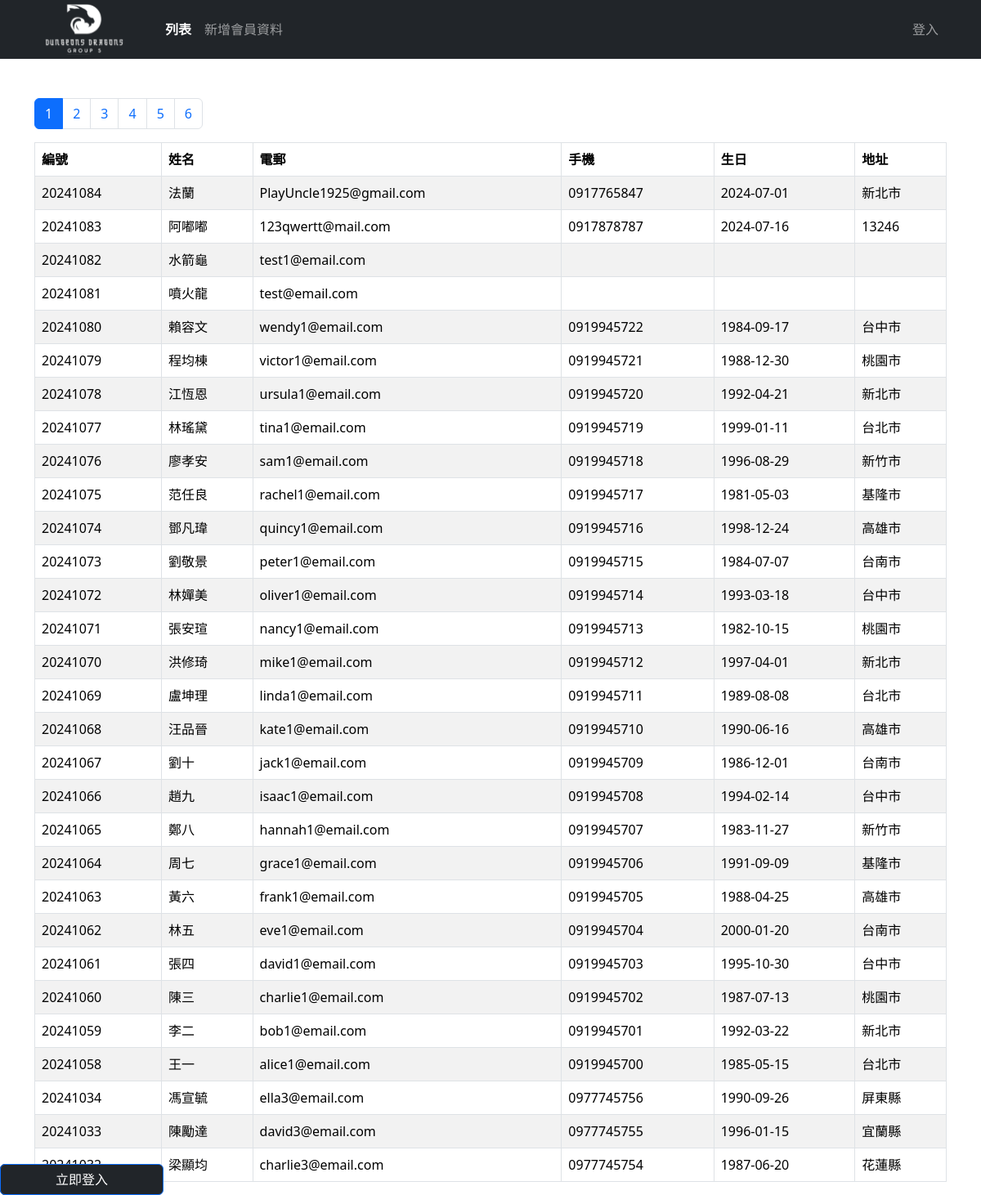
Page /user_CRUD/index_user.php on the committed database.
### tables this page shows
CREATE TABLE `userinfo` (
  `user_id` int NOT NULL,
  `user_name` varchar(255) NOT NULL,
  `email` varchar(255) NOT NULL,
  `password` varchar(255) NOT NULL DEFAULT '$2y$10$VdDD5gG8/YhOVyFde/gICeRQ7H870h46ELekpRE1NXRAfBvH9Huki',
  `nick_name` varchar(255) DEFAULT NULL,
  `user_img` varchar(255) DEFAULT NULL,
  `birthday` date DEFAULT NULL,
  `create_day` datetime NOT NULL,
  `last_date` datetime DEFAULT NULL,
  `qr_img` varchar(255) DEFAULT NULL,
  `mobile` varchar(255) DEFAULT NULL,
  `line_id` varchar(255) DEFAULT NULL,
  `postal_code` int DEFAULT NULL,
  `address` varchar(255) DEFAULT NULL,
  `recipient` varchar(255) DEFAULT NULL,
  `contact_number` varchar(255) DEFAULT NULL,
  `store_firm` varchar(255) DEFAULT NULL,
  `store_id` varchar(255) DEFAULT NULL,
  `history_id` int DEFAULT NULL,
  `note` varchar(255) DEFAULT NULL
);

### user_CRUD/list-no-admin.php (the view, shortened to what this page needs)
<?php
$perPage = 30;
$page = isset($_GET['page']) ? intval($_GET['page']) : 1;
require __DIR__ . '/db-connect.php';
$t_sql = "SELECT COUNT(1) FROM userinfo ";
$totalRows = $pdo->query($t_sql)->fetch(PDO::FETCH_NUM)[0];
$totalPages = 0;
$rows = [];
if ($totalRows) {
  $totalPages = ceil($totalRows / $perPage);
  $sql = sprintf(
    "SELECT * FROM userinfo ORDER BY user_id DESC LIMIT %s, %s",
    ($page - 1) * $perPage,
    $perPage
  );
  $rows = $pdo->query($sql)->fetchAll();
}
?>
<?php include __DIR__ . "/parts/html-head.php"; ?>
<?php include __DIR__ . "/parts/navbar.php"; ?>
<div class="container">
  <div class="row">
    <div class="col">
      <nav aria-label="Page navigation example">
        <ul class="pagination">
          <?php for ($i = $page - 5; $i <= $page + 5; $i++) :
            if ($i >= 1 && $i <= $totalPages) :
          ?>
              <li class="page-item <?= $i == $page ? 'active' : '' ?>">
                <a class="page-link" href="?page=<?= $i ?>"><?= $i ?></a>
              </li>
          <?php
            endif;
          endfor; ?>
        </ul>
      </nav>
    </div>
  </div>
  <div class="row">
    <div class="col">
      <table class="table table-bordered table-striped">
        <thead>
          <tr>
            <th>編號</th>
            <th>姓名</th>
            <th>電郵</th>
            <th>手機</th>
            <th>生日</th>
            <th>地址</th>
          </tr>
        </thead>
        <tbody>
          <?php foreach ($rows as $r) : ?>
            <tr>
              <td><?= $r['user_id'] ?></td>
              <td><?= $r['user_name'] ?></td>
              <td><?= $r['email'] ?></td>
              <td><?= $r['mobile'] ?></td>
              <td><?= $r['birthday'] ?></td>
              <td><?= htmlentities($r['address']) ?></td>
            </tr>
          <?php endforeach; ?>
        </tbody>
      </table>
    </div>
  </div>
</div>
<a class="col-2 btn btn-primary fixed-bottom bg-dark ml-5" data-bs-toggle="offcanvas" href="#offcanvasExample" role="button" aria-controls="offcanvasExample">
  立即登入
</a>
<?php include __DIR__ . "/parts/html-foot.php"; ?>

### rows in the picture
userinfo: user_id "20241084", user_name "法蘭", email "PlayUncle1925@gmail.com", mobile "0917765847", birthday "2024-07-01", address "新北市"
userinfo: user_id "20241083", user_name "阿嘟嘟", email "123qwertt@mail.com", mobile "0917878787", birthday "2024-07-16", address "13246"
userinfo: user_id "20241082", user_name "水箭龜", email "test1@email.com"
userinfo: user_id "20241081", user_name "噴火龍", email "test@email.com"
userinfo: user_id "20241080", user_name "賴容文", email "wendy1@email.com", mobile "0919945722", birthday "1984-09-17", address "台中市"
userinfo: user_id "20241079", user_name "程均棟", email "victor1@email.com", mobile "0919945721", birthday "1988-12-30", address "桃園市"
userinfo: user_id "20241078", user_name "江恆恩", email "ursula1@email.com", mobile "0919945720", birthday "1992-04-21", address "新北市"
userinfo: user_id "20241077", user_name "林瑤黛", email "tina1@email.com", mobile "0919945719", birthday "1999-01-11", address "台北市"
userinfo: user_id "20241076", user_name "廖孝安", email "sam1@email.com", mobile "0919945718", birthday "1996-08-29", address "新竹市"
userinfo: user_id "20241075", user_name "范任良", email "rachel1@email.com", mobile "0919945717", birthday "1981-05-03", address "基隆市"
userinfo: user_id "20241074", user_name "鄧凡瑋", email "quincy1@email.com", mobile "0919945716", birthday "1998-12-24", address "高雄市"
userinfo: user_id "20241073", user_name "劉敬景", email "peter1@email.com", mobile "0919945715", birthday "1984-07-07", address "台南市"
userinfo: user_id "20241072", user_name "林嬋美", email "oliver1@email.com", mobile "0919945714", birthday "1993-03-18", address "台中市"
userinfo: user_id "20241071", user_name "張安瑄", email "nancy1@email.com", mobile "0919945713", birthday "1982-10-15", address "桃園市"
userinfo: user_id "20241070", user_name "洪修琦", email "mike1@email.com", mobile "0919945712", birthday "1997-04-01", address "新北市"
userinfo: user_id "20241069", user_name "盧坤理", email "linda1@email.com", mobile "0919945711", birthday "1989-08-08", address "台北市"
userinfo: user_id "20241068", user_name "汪品晉", email "kate1@email.com", mobile "0919945710", birthday "1990-06-16", address "高雄市"
userinfo: user_id "20241067", user_name "劉十", email "jack1@email.com", mobile "0919945709", birthday "1986-12-01", address "台南市"
userinfo: user_id "20241066", user_name "趙九", email "isaac1@email.com", mobile "0919945708", birthday "1994-02-14", address "台中市"
userinfo: user_id "20241065", user_name "鄭八", email "hannah1@email.com", mobile "0919945707", birthday "1983-11-27", address "新竹市"
userinfo: user_id "20241064", user_name "周七", email "grace1@email.com", mobile "0919945706", birthday "1991-09-09", address "基隆市"
userinfo: user_id "20241063", user_name "黃六", email "frank1@email.com", mobile "0919945705", birthday "1988-04-25", address "高雄市"
userinfo: user_id "20241062", user_name "林五", email "eve1@email.com", mobile "0919945704", birthday "2000-01-20", address "台南市"
userinfo: user_id "20241061", user_name "張四", email "david1@email.com", mobile "0919945703", birthday "1995-10-30", address "台中市"
userinfo: user_id "20241060", user_name "陳三", email "charlie1@email.com", mobile "0919945702", birthday "1987-07-13", address "桃園市"
userinfo: user_id "20241059", user_name "李二", email "bob1@email.com", mobile "0919945701", birthday "1992-03-22", address "新北市"
userinfo: user_id "20241058", user_name "王一", email "alice1@email.com", mobile "0919945700", birthday "1985-05-15", address "台北市"
userinfo: user_id "20241034", user_name "馮宣毓", email "ella3@email.com", mobile "0977745756", birthday "1990-09-26", address "屏東縣"
userinfo: user_id "20241033", user_name "陳勵達", email "david3@email.com", mobile "0977745755", birthday "1996-01-15", address "宜蘭縣"
userinfo: user_name "梁顯均", email "charlie3@email.com", mobile "0977745754", birthday "1987-06-20", address "花蓮縣"
